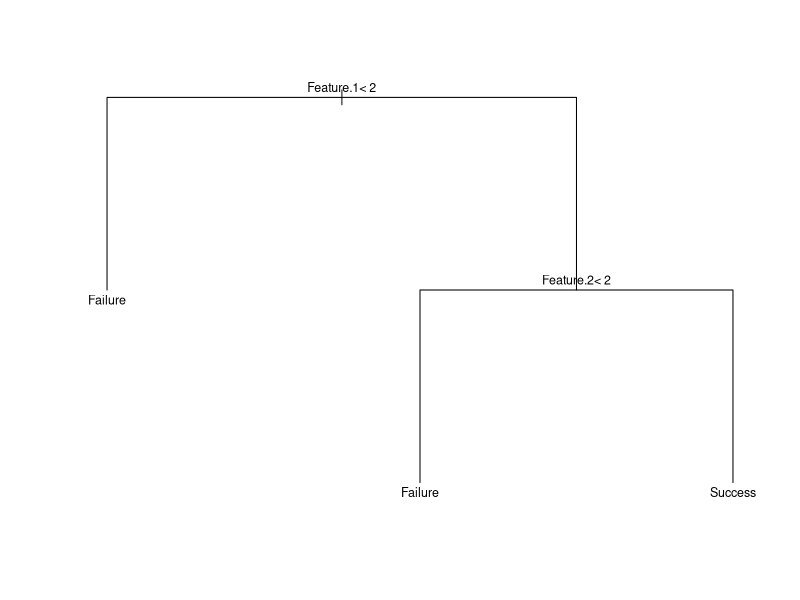

Here is the R script that generated this plot:
library(rpart)

well_outcome <- read.table("well-example.csv", sep=";",row.name = "Well.ID", header=TRUE)

fit <- rpart(Success ~ Feature.1 + Feature.2 + Feature.3, data=well_outcome, control=rpart.control(minbucket=0), method="class")

plot(fit)
text(fit, cex=.75)
